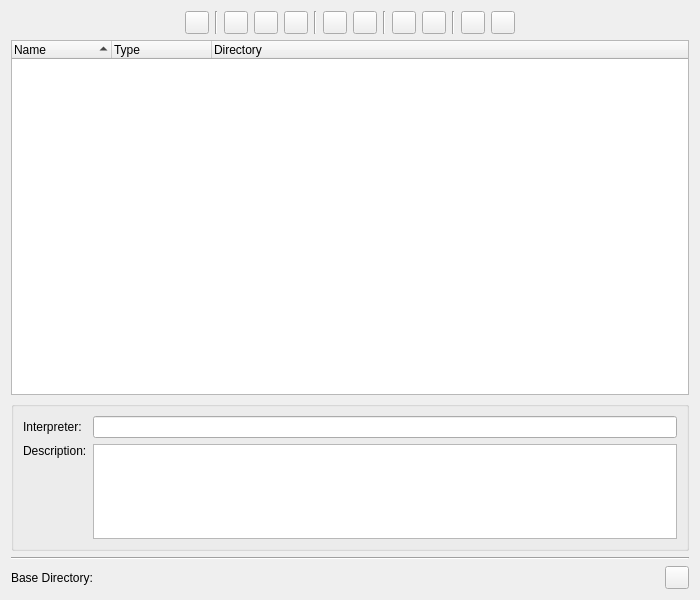
<?xml version="1.0" encoding="UTF-8"?>
<ui version="4.0">
 <class>VirtualenvManagerWidget</class>
 <widget class="QWidget" name="VirtualenvManagerWidget">
  <property name="geometry">
   <rect>
    <x>0</x>
    <y>0</y>
    <width>700</width>
    <height>600</height>
   </rect>
  </property>
  <layout class="QVBoxLayout" name="verticalLayout">
   <item>
    <layout class="QHBoxLayout" name="horizontalLayout_2">
     <item>
      <spacer name="horizontalSpacer">
       <property name="orientation">
        <enum>Qt::Orientation::Horizontal</enum>
       </property>
       <property name="sizeHint" stdset="0">
        <size>
         <width>28</width>
         <height>20</height>
        </size>
       </property>
      </spacer>
     </item>
     <item>
      <widget class="QToolButton" name="refreshButton">
       <property name="toolTip">
        <string>Press to refresh the list of virtual environments</string>
       </property>
      </widget>
     </item>
     <item>
      <widget class="Line" name="line_2">
       <property name="orientation">
        <enum>Qt::Orientation::Vertical</enum>
       </property>
      </widget>
     </item>
     <item>
      <widget class="QToolButton" name="addButton">
       <property name="toolTip">
        <string>Press to add an existing virtual environment</string>
       </property>
       <property name="text">
        <string/>
       </property>
      </widget>
     </item>
     <item>
      <widget class="QToolButton" name="newButton">
       <property name="toolTip">
        <string>Press to create a new virtual environment</string>
       </property>
      </widget>
     </item>
     <item>
      <widget class="QToolButton" name="searchNewButton">
       <property name="toolTip">
        <string>Search the execution path for all Python interpreters not configured in an environment yet.</string>
       </property>
      </widget>
     </item>
     <item>
      <widget class="Line" name="line_6">
       <property name="orientation">
        <enum>Qt::Orientation::Vertical</enum>
       </property>
      </widget>
     </item>
     <item>
      <widget class="QToolButton" name="editButton">
       <property name="toolTip">
        <string>Press to edit the selected virtual environment</string>
       </property>
      </widget>
     </item>
     <item>
      <widget class="QToolButton" name="upgradeButton">
       <property name="toolTip">
        <string>Press to upgrade the selected virtual environment</string>
       </property>
      </widget>
     </item>
     <item>
      <widget class="Line" name="line_3">
       <property name="orientation">
        <enum>Qt::Orientation::Vertical</enum>
       </property>
      </widget>
     </item>
     <item>
      <widget class="QToolButton" name="removeButton">
       <property name="toolTip">
        <string>Press to remove the selected virtual environments</string>
       </property>
      </widget>
     </item>
     <item>
      <widget class="QToolButton" name="removeAllButton">
       <property name="toolTip">
        <string>Press to remove all virtual environments</string>
       </property>
      </widget>
     </item>
     <item>
      <widget class="Line" name="line_4">
       <property name="orientation">
        <enum>Qt::Orientation::Vertical</enum>
       </property>
      </widget>
     </item>
     <item>
      <widget class="QToolButton" name="deleteButton">
       <property name="toolTip">
        <string>Press to remove the selected virtual environments and delete them</string>
       </property>
      </widget>
     </item>
     <item>
      <widget class="QToolButton" name="deleteAllButton">
       <property name="toolTip">
        <string>Press to remove all virtual environments and delete them</string>
       </property>
      </widget>
     </item>
     <item>
      <spacer name="horizontalSpacer_2">
       <property name="orientation">
        <enum>Qt::Orientation::Horizontal</enum>
       </property>
       <property name="sizeHint" stdset="0">
        <size>
         <width>40</width>
         <height>20</height>
        </size>
       </property>
      </spacer>
     </item>
    </layout>
   </item>
   <item>
    <widget class="QTreeWidget" name="venvList">
     <property name="alternatingRowColors">
      <bool>true</bool>
     </property>
     <property name="selectionMode">
      <enum>QAbstractItemView::SelectionMode::ExtendedSelection</enum>
     </property>
     <property name="rootIsDecorated">
      <bool>false</bool>
     </property>
     <property name="itemsExpandable">
      <bool>false</bool>
     </property>
     <property name="sortingEnabled">
      <bool>true</bool>
     </property>
     <property name="allColumnsShowFocus">
      <bool>true</bool>
     </property>
     <column>
      <property name="text">
       <string>Name</string>
      </property>
     </column>
     <column>
      <property name="text">
       <string>Type</string>
      </property>
     </column>
     <column>
      <property name="text">
       <string>Directory</string>
      </property>
     </column>
    </widget>
   </item>
   <item>
    <widget class="QGroupBox" name="groupBox">
     <property name="maximumSize">
      <size>
       <width>16777215</width>
       <height>150</height>
      </size>
     </property>
     <property name="title">
      <string/>
     </property>
     <layout class="QGridLayout" name="gridLayout">
      <item row="0" column="0">
       <widget class="QLabel" name="label">
        <property name="text">
         <string>Interpreter:</string>
        </property>
       </widget>
      </item>
      <item row="0" column="1">
       <widget class="QLineEdit" name="interpreterEdit">
        <property name="readOnly">
         <bool>true</bool>
        </property>
       </widget>
      </item>
      <item row="1" column="0">
       <widget class="QLabel" name="label_3">
        <property name="text">
         <string>Description:</string>
        </property>
        <property name="alignment">
         <set>Qt::AlignmentFlag::AlignLeading|Qt::AlignmentFlag::AlignLeft|Qt::AlignmentFlag::AlignTop</set>
        </property>
       </widget>
      </item>
      <item row="1" column="1">
       <widget class="QPlainTextEdit" name="descriptionEdit">
        <property name="readOnly">
         <bool>true</bool>
        </property>
       </widget>
      </item>
     </layout>
    </widget>
   </item>
   <item>
    <widget class="Line" name="line">
     <property name="lineWidth">
      <number>1</number>
     </property>
     <property name="orientation">
      <enum>Qt::Orientation::Horizontal</enum>
     </property>
    </widget>
   </item>
   <item>
    <layout class="QHBoxLayout" name="horizontalLayout">
     <item>
      <widget class="QLabel" name="label_2">
       <property name="text">
        <string>Base Directory:</string>
       </property>
      </widget>
     </item>
     <item>
      <widget class="EricPathPicker" name="envBaseDirectoryPicker" native="true">
       <property name="sizePolicy">
        <sizepolicy hsizetype="Expanding" vsizetype="Preferred">
         <horstretch>0</horstretch>
         <verstretch>0</verstretch>
        </sizepolicy>
       </property>
       <property name="focusPolicy">
        <enum>Qt::FocusPolicy::WheelFocus</enum>
       </property>
       <property name="toolTip">
        <string>Enter the base directory of the virtual environments</string>
       </property>
      </widget>
     </item>
     <item>
      <widget class="QToolButton" name="saveButton">
       <property name="toolTip">
        <string>Press to save the base directory</string>
       </property>
      </widget>
     </item>
    </layout>
   </item>
  </layout>
 </widget>
 <customwidgets>
  <customwidget>
   <class>EricPathPicker</class>
   <extends>QWidget</extends>
   <header>eric7/EricWidgets/EricPathPicker.h</header>
   <container>1</container>
  </customwidget>
 </customwidgets>
 <tabstops>
  <tabstop>venvList</tabstop>
  <tabstop>refreshButton</tabstop>
  <tabstop>addButton</tabstop>
  <tabstop>newButton</tabstop>
  <tabstop>searchNewButton</tabstop>
  <tabstop>editButton</tabstop>
  <tabstop>upgradeButton</tabstop>
  <tabstop>removeButton</tabstop>
  <tabstop>removeAllButton</tabstop>
  <tabstop>deleteButton</tabstop>
  <tabstop>deleteAllButton</tabstop>
  <tabstop>interpreterEdit</tabstop>
  <tabstop>descriptionEdit</tabstop>
  <tabstop>envBaseDirectoryPicker</tabstop>
  <tabstop>saveButton</tabstop>
 </tabstops>
 <resources/>
 <connections/>
</ui>
